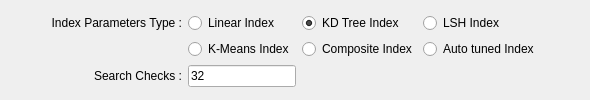
              <widget class="QWidget" name="tabMatcherFlannBased">
               <attribute name="title">
                <string>Flann-Based</string>
               </attribute>
               <attribute name="toolTip">
                <string>FLANN stands for Fast Library for Approximate Nearest Neighbors.
It contains a collection of algorithms optimized for fast nearest neighbor search in large datasets and for high dimensional features.
It works more faster than BFMatcher for large datasets. More information about FLANN can be found in [Muja2009].</string>
               </attribute>
               <layout class="QGridLayout" name="gridLayout_13">
                <item row="0" column="2">
                 <spacer name="horizontalSpacer_2">
                  <property name="orientation">
                   <enum>Qt::Horizontal</enum>
                  </property>
                  <property name="sizeHint" stdset="0">
                   <size>
                    <width>40</width>
                    <height>20</height>
                   </size>
                  </property>
                 </spacer>
                </item>
                <item row="0" column="1">
                 <layout class="QGridLayout" name="matcherFlannBasedParams">
                  <item row="0" column="1">
                   <widget class="QLabel" name="matcherFlannBasedIndexParamsLabel">
                    <property name="toolTip">
                     <string>The nearest neighbor search index type.
For algorithms like 'SIFT', 'SURF' etc. you can use 'KD Tree Index',
for ORB use LSH Index.</string>
                    </property>
                    <property name="text">
                     <string>Index Parameters Type :</string>
                    </property>
                    <property name="alignment">
                     <set>Qt::AlignRight|Qt::AlignTrailing|Qt::AlignVCenter</set>
                    </property>
                   </widget>
                  </item>
                  <item row="0" column="2">
                   <widget class="QRadioButton" name="matcherFlannBasedLinearIndexParams">
                    <property name="toolTip">
                     <string>The index will perform a linear, brute-force search.</string>
                    </property>
                    <property name="text">
                     <string>Linear Index</string>
                    </property>
                   </widget>
                  </item>
                  <item row="1" column="2">
                   <widget class="QRadioButton" name="matcherFlannBasedKMeansIndexParams">
                    <property name="toolTip">
                     <string>The index constructed will be a hierarchical k-means tree.</string>
                    </property>
                    <property name="text">
                     <string>K-Means Index</string>
                    </property>
                    <property name="checked">
                     <bool>false</bool>
                    </property>
                   </widget>
                  </item>
                  <item row="2" column="1">
                   <widget class="QLabel" name="matcherFlannBasedSearchParamsLabel">
                    <property name="toolTip">
                     <string>It specifies the number of times the trees in the index should be recursively traversed.
Higher values gives better precision, but also takes more time.</string>
                    </property>
                    <property name="text">
                     <string>Search Checks :</string>
                    </property>
                    <property name="alignment">
                     <set>Qt::AlignRight|Qt::AlignTrailing|Qt::AlignVCenter</set>
                    </property>
                   </widget>
                  </item>
                  <item row="2" column="2">
                   <widget class="QLineEdit" name="matcherFlannBasedSearchParamsText">
                    <property name="text">
                     <string>32</string>
                    </property>
                   </widget>
                  </item>
                  <item row="0" column="3">
                   <widget class="QRadioButton" name="matcherFlannBasedKDTreeIndexParams">
                    <property name="toolTip">
                     <string>The index constructed will consist of a set of randomized kd-trees which will be searched in parallel.</string>
                    </property>
                    <property name="text">
                     <string>KD Tree Index</string>
                    </property>
                    <property name="checked">
                     <bool>true</bool>
                    </property>
                   </widget>
                  </item>
                  <item row="1" column="4">
                   <widget class="QRadioButton" name="matcherFlannBasedAutotunedIndexParams">
                    <property name="toolTip">
                     <string>The index created is automatically tuned to offer the best performance,
by choosing the optimal index type (randomized kd-trees, hierarchical kmeans, linear) and parameters for the dataset provided.</string>
                    </property>
                    <property name="text">
                     <string>Auto tuned Index</string>
                    </property>
                    <property name="checked">
                     <bool>false</bool>
                    </property>
                   </widget>
                  </item>
                  <item row="0" column="4">
                   <widget class="QRadioButton" name="matcherFlannBasedLshIndexParams">
                    <property name="toolTip">
                     <string>The index created uses multi-probe LSH (by Multi-Probe LSH: Efficient Indexing for High-Dimensional Similarity Search
by Qin Lv, William Josephson, Zhe Wang, Moses Charikar, Kai Li.,
Proceedings of the 33rd International Conference on Very Large Data Bases (VLDB). Vienna, Austria. September 2007)</string>
                    </property>
                    <property name="text">
                     <string>LSH Index</string>
                    </property>
                    <property name="checked">
                     <bool>false</bool>
                    </property>
                   </widget>
                  </item>
                  <item row="1" column="3">
                   <widget class="QRadioButton" name="matcherFlannBasedCompositeIndexParams">
                    <property name="toolTip">
                     <string>The index created combines the randomized kd-trees and the hierarchical k-means tree.</string>
                    </property>
                    <property name="text">
                     <string>Composite Index</string>
                    </property>
                    <property name="checked">
                     <bool>false</bool>
                    </property>
                   </widget>
                  </item>
                 </layout>
                </item>
                <item row="0" column="0">
                 <spacer name="horizontalSpacer_6">
                  <property name="orientation">
                   <enum>Qt::Horizontal</enum>
                  </property>
                  <property name="sizeHint" stdset="0">
                   <size>
                    <width>40</width>
                    <height>20</height>
                   </size>
                  </property>
                 </spacer>
                </item>
               </layout>
              </widget>
